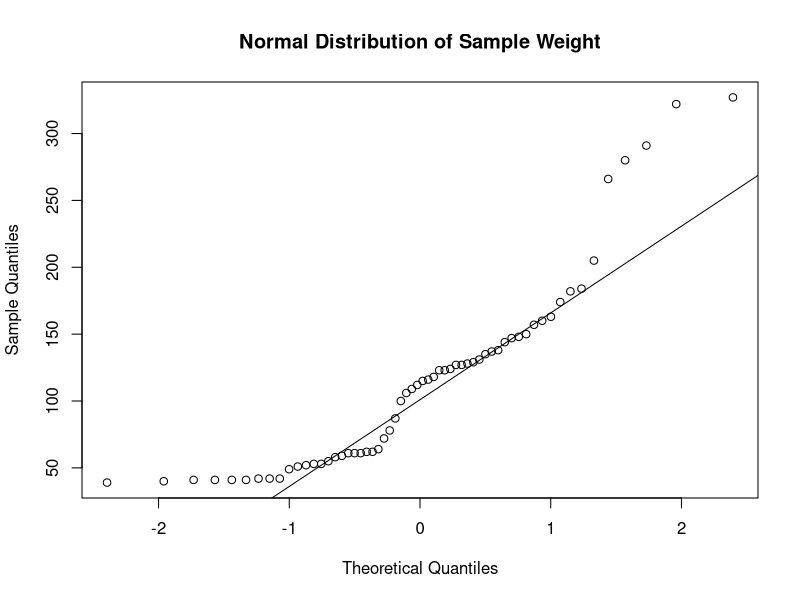
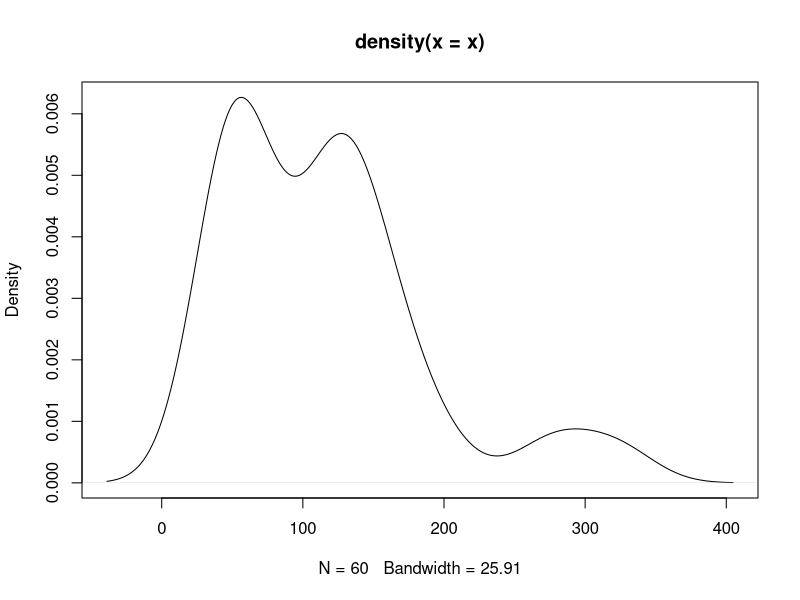
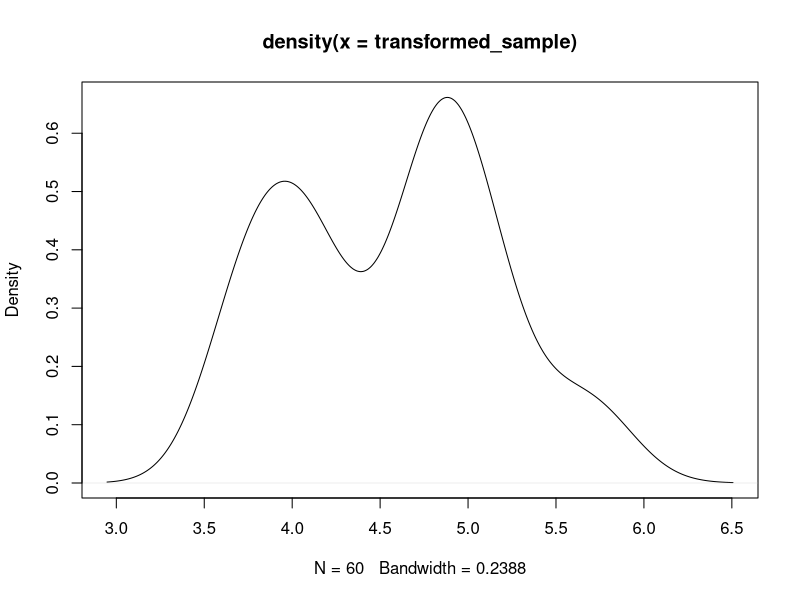
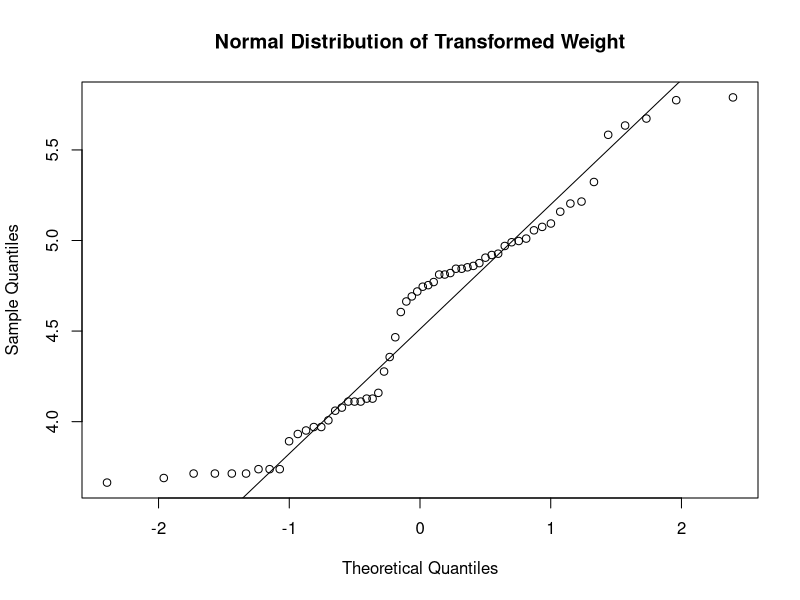

Here is the R script that generated these plots, in order:
#' Aditya Sanjay Mhaske
#' 
#' Questiion 2 
#' 
#' 
#' #' 
#' ---------------------------------------------------------------------------------------
#' 
#' 
#' A) Calculate the plug-in estimates of the mean, median, variance, and interquartile range.
#' 

library(ggplot2)

data(ChickWeight)

set.seed(100)
x <- sample(ChickWeight$weight, size = 60, replace = TRUE)

#' plugin estimates
#' 
n=length(x)
n
fx = rep(1,n) / n
fx

EX = sum(x * fx)
EX
mean(x)
median(x)
VarX = sum ((x - EX)^2 * fx)
VarX
IQR(x)

#' 
#' 
#' ---------------------------------------------------------------------------------------
#' 
#' 

#' B) Do you think that the sample was drawn from a normal distribution? 
#' Justify your answer. 


qqnorm(x, main = "Normal Distribution of Sample Weight")
qqline(x)

plot(density(x))

#' 
#' Based on the qqplot and the kernel density plot, we can see that the 
#' sample isn't drawn from a normal distribution

#' 
#' 
#' 
#' ---------------------------------------------------------------------------------------
#' 
#' 
#' C) Now consider the transformed sample produced by replacing each value with its natural logarithm. 
#' Do you think that the transformed sample was drawn from a normal distribution? Justify your answer.
#' 
#' 
# Transformed Weight
transformed_sample <- log(x)

plot(density(transformed_sample)) #Kernel Density Plot

#qqplot
qqnorm(transformed_sample, main = "Normal Distribution of Transformed Weight")
qqline(transformed_sample)


#' 
#' From the Kernel Density Plot and the qqplot, we can illustrate that the transformed sample weight distribution
#' is more symmetric than part (C), this is why we can say that the transformed sample was drawn from a normal distribution.

#' 
#' ---------------------------------------------------------------------------------------
#' 
#' D. Calculate the test statistic
x_bar <- 116
s <- 70
n <- 60
se <- s/sqrt(n)
t <- (x - 150)/se
t
#' 
#' The value of the test statistic is -2.595893, indicating the number of standard errors by which x differs from the assumed mean of 150. 
#' To determine the p-value for this test statistic, we can utilize the pt() function available in R.
#' 
#' 
p_value <- pt(t, df = n-1, lower.tail = TRUE)
p_value

#' The p-value is 0.005772819

#' As the obtained p-value is below the typical significance threshold of 0.05, 
#' we have sufficient evidence to reject the null hypothesis and understand that the mean weight is possibly less than 150 grams. 
#' Therefore, the claim that the mean weight of the chicks in the entire population is no less 
#' than 150 grams is not supported by the available data.
#' 
#' 
#' ---------------------------------------------------------------------------------------
#' 
